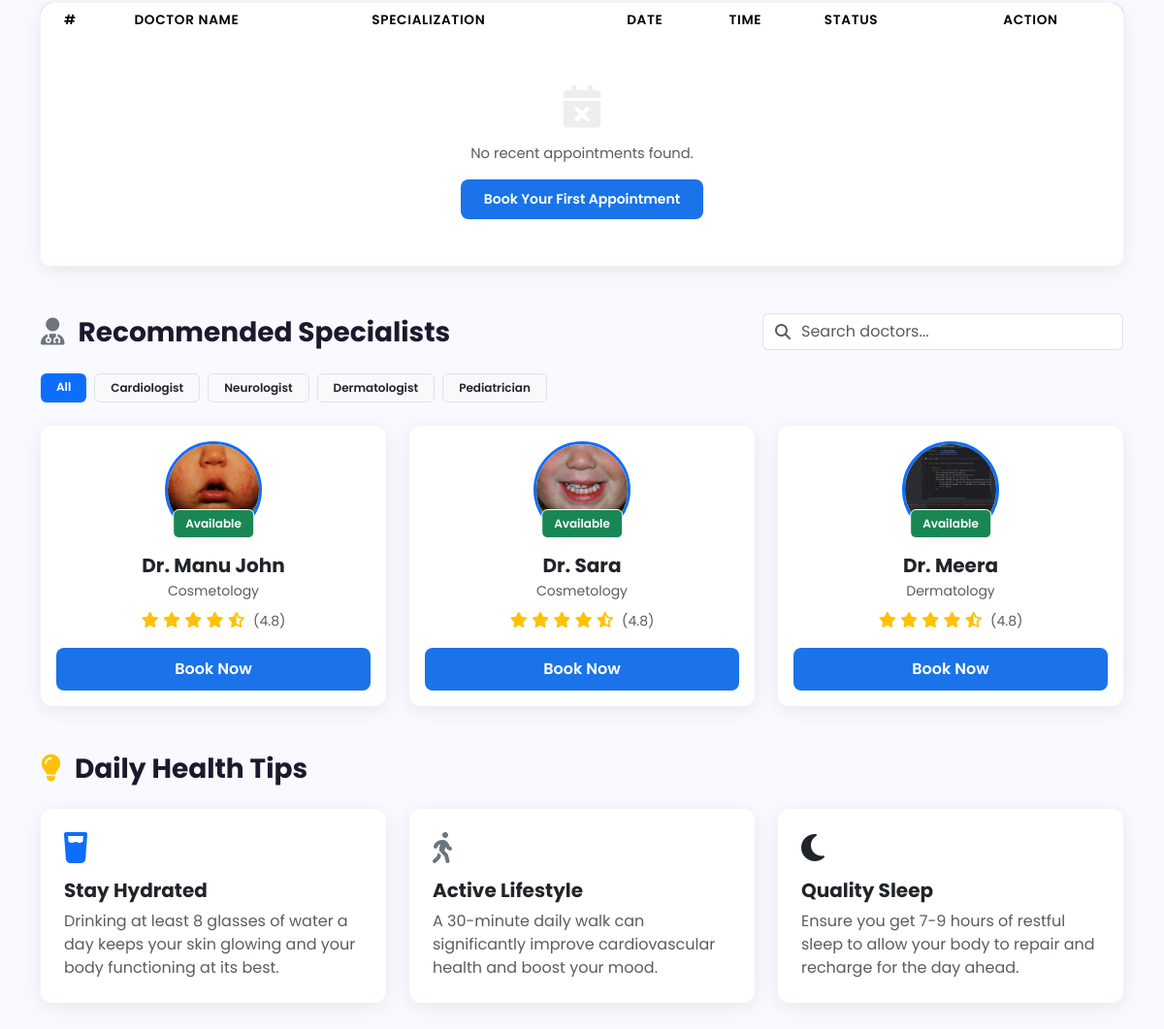
Page /patient_homepage/ (signed in, lower part) on the earlier database version.
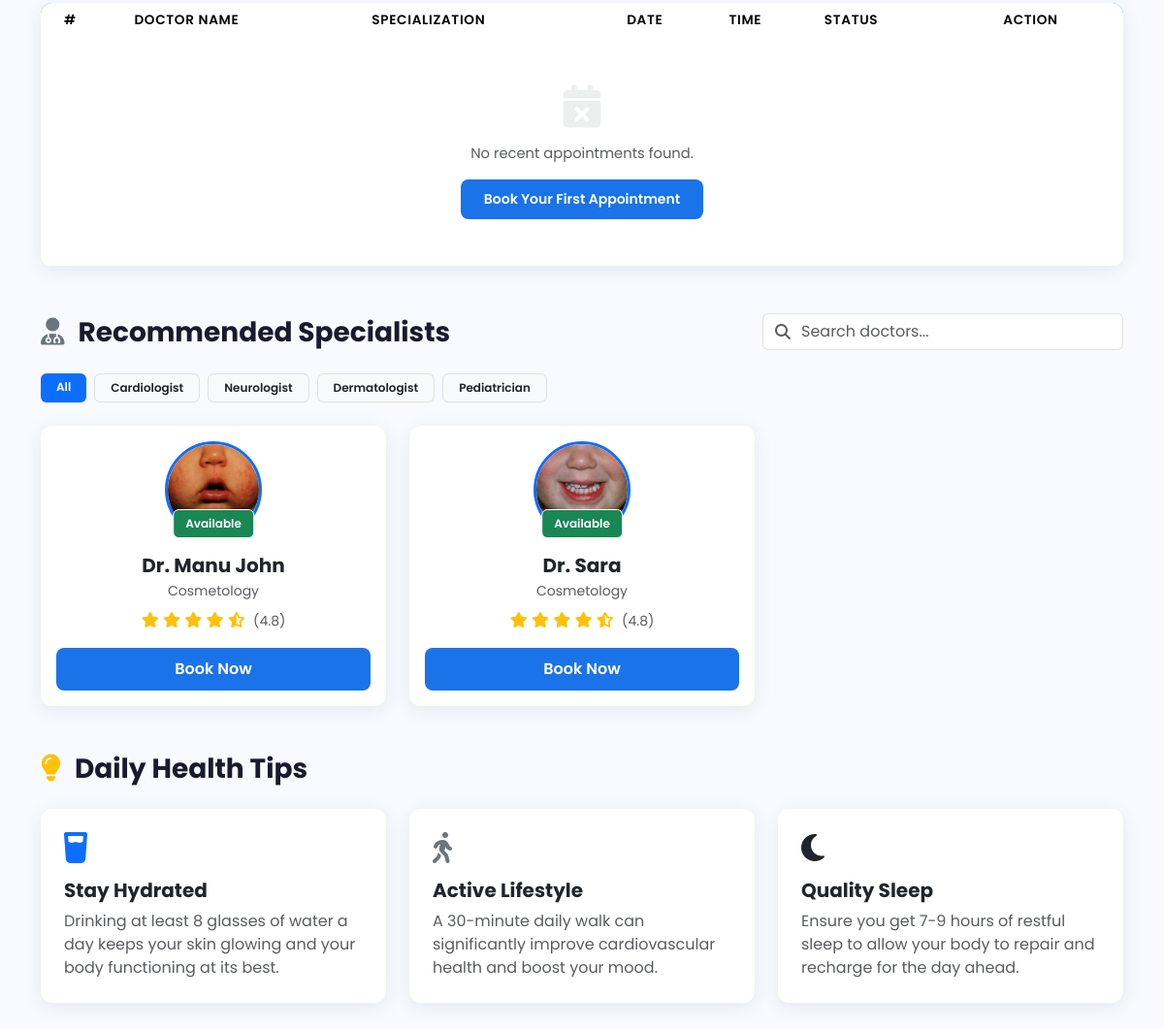
Same page on the later database version.
### clinicadmin/models.py (models this page shows)
class tbl_doctor(models.Model):
    name=models.CharField(max_length=20)
    age=models.IntegerField()
    gender=models.CharField(max_length=10)
    profile_picture=models.ImageField(upload_to='doctor_profiles/', blank=True, null=True)
    email=models.EmailField(max_length=128,unique=True)
    phone_number=models.CharField(max_length=20)
    address=models.TextField()
    identification=models.ImageField(upload_to='doctor_id_proofs/', blank=True, null=True)
    specialization=models.CharField(max_length=30)
    qualification = models.CharField(max_length=50, blank=True, null=True)
    medical_registration_number=models.CharField(max_length=20,unique=True)
    password=models.CharField(max_length=128,blank=True)

### patient/views.py (the view)
# urls.py: path('patient_homepage/', views.home_page, name='patient_homepage'),
def home_page(request):
    patient_id = request.session.get('pid')
    if not patient_id:
        return redirect('webguest:login')
    patient = tbl_patient.objects.get(id=patient_id)
    appointments = tbl_appointment.objects.filter(patient=patient)
    context = {
        'patient': patient,
        'total_appointments': appointments.count(),
        'upcoming_appointments': appointments.filter(appointment_date__gte=date.today(), status='confirmed').count(),
        'prescriptions': 2, # Placeholder or fetch from medical records if available
        'reports_ready': 1,  # Placeholder or fetch from medical records if available
        'recent_appointments': appointments.order_by('-appointment_date')[:5],
        'doctors': tbl_doctor.objects.all()[:3]
    }
    return render(request, 'patient/home.html', context)

### templates/patient/home.html (shortened to what the changed rows need)
{% extends 'base/header.html' %}
{% load static %}
{% block content %}
<div class="container py-5">
    <div class="mb-5" data-aos="fade-up">
        <div class="table-responsive">
            <table class="table table-hover mb-0">
                <thead>
                    <tr>
                        <th class="ps-4">#</th>
                        <th>Doctor Name</th>
                        <th>Specialization</th>
                        <th>Date</th>
                        <th>Time</th>
                        <th>Status</th>
                        <th class="text-center pe-4">Action</th>
                    </tr>
                </thead>
            </table>
        </div>
    </div>
    <div class="mb-5" data-aos="fade-up">
        <div class="row g-4">
            {% for doctor in doctors %}
            <div class="col-md-4" data-aos="zoom-in" data-aos-delay="{{ forloop.counter0 }}00">
                <div class="card h-100 p-3 text-center">
                    <div class="position-relative mb-3">
                        <img src="{% if doctor.profile_picture %}{{ doctor.profile_picture.url }}{% else %}https://ui-avatars.com/api/?name={{ doctor.name }}&background=1A73E8&color=fff{% endif %}"
                             class="rounded-circle border border-primary border-3" width="100" height="100" style="object-fit: cover;">
                        <span class="position-absolute bottom-0 start-50 translate-middle-x badge bg-success border border-white">Available</span>
                    </div>
                    <h5 class="fw-bold mb-1">{{ doctor.name }}</h5>
                    <p class="text-muted small mb-2">{{ doctor.specialization }}</p>
                    <div class="text-warning mb-3">
                        <i class="fas fa-star"></i>
                        <i class="fas fa-star"></i>
                        <i class="fas fa-star"></i>
                        <i class="fas fa-star"></i>
                        <i class="fas fa-star-half-alt"></i>
                        <span class="text-muted small ms-1">(4.8)</span>
                    </div>
                    <a href="{% url 'webpatient:book_appointment' doctor.id %}" class="btn btn-primary w-100">Book Now</a>
                </div>
            </div>
            {% endfor %}
        </div>
    </div>
</div>
{% endblock %}

Differences in the rows shown:
removed tbl_doctor: profile_picture (picture), name "Dr. Meera", specialization "Dermatology"
